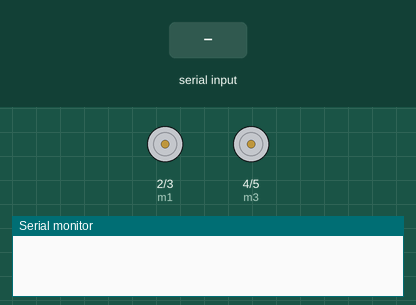
Simulated run of this sketch. Board: Arduino Uno, built with avr-gcc and run on an emulated ATmega328P. Parts: motor-driver pin pairs drawn as motors (green arrow = first pin HIGH = forward, orange = second pin HIGH = backward, longer = more drive), the last lines printed to the serial monitor. The inputs (shaded band) are chosen by the test bench.

Above: at 1.2 s.
1.3 s: "F" received over the second serial link
At 1.8 s:
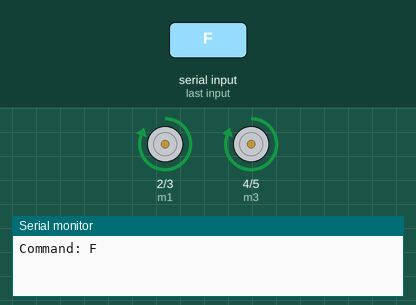
2.8 s: "B" received over the second serial link
At 4.0 s:
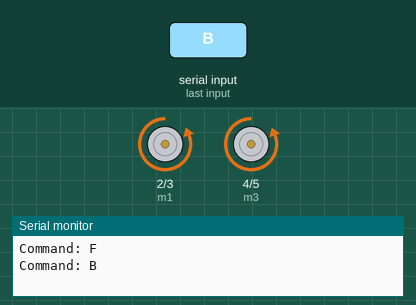
4.3 s: "L" received over the second serial link
At 5.3 s:
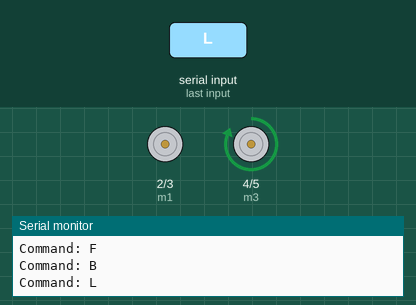
5.8 s: "R" received over the second serial link
At 6.4 s:
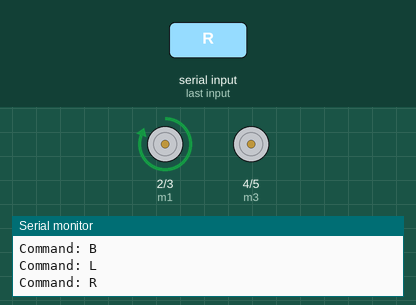
Timing chart, 0 to 8.3 s (numbered marks = the images above; inputs shaded):
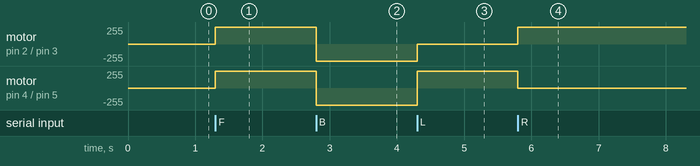

The sketch:

bluetooth_controlled_car.ino
```cpp
#include <SoftwareSerial.h>

// Motor 1 pins
#define m1 2
#define m2 3

// Motor 2 pins
#define m3 4
#define m4 5

// HC-05 Bluetooth
#define BT_RX 10
#define BT_TX 11

SoftwareSerial bluetooth(BT_RX, BT_TX);

char command;

void setup()
{
    pinMode(m1, OUTPUT);
    pinMode(m2, OUTPUT);
    pinMode(m3, OUTPUT);
    pinMode(m4, OUTPUT);

    bluetooth.begin(9600);
    Serial.begin(9600);

    stopCar();
}

void loop()
{
    if (bluetooth.available())
    {
        command = bluetooth.read();

        Serial.print("Command: ");
        Serial.println(command);

        if (command == 'F')
        {
            forward();
        }
        else if (command == 'B')
        {
            backward();
        }
        else if (command == 'L')
        {
            left();
        }
        else if (command == 'R')
        {
            right();
        }
        else if (command == 'S')
        {
            stopCar();
        }
    }
}

void forward()
{
    digitalWrite(m1, HIGH);
    digitalWrite(m2, LOW);

    digitalWrite(m3, HIGH);
    digitalWrite(m4, LOW);
}

void backward()
{
    digitalWrite(m1, LOW);
    digitalWrite(m2, HIGH);

    digitalWrite(m3, LOW);
    digitalWrite(m4, HIGH);
}

void left()
{
    digitalWrite(m1, LOW);
    digitalWrite(m2, LOW);

    digitalWrite(m3, HIGH);
    digitalWrite(m4, LOW);
}

void right()
{
    digitalWrite(m1, HIGH);
    digitalWrite(m2, LOW);

    digitalWrite(m3, LOW);
    digitalWrite(m4, LOW);
}

void stopCar()
{
    digitalWrite(m1, LOW);
    digitalWrite(m2, LOW);

    digitalWrite(m3, LOW);
    digitalWrite(m4, LOW);
}
```

Measured:
- after the input at 1.3 s, motor on pin 2 (m1) / pin 3 (m2), motor on pin 4 (m3) / pin 5 (m4): stopped → forward 255/255 at once
- after the input at 2.8 s, motor on pin 2 (m1) / pin 3 (m2), motor on pin 4 (m3) / pin 5 (m4): forward 255/255 → backward 255/255 at once
- after the input at 4.3 s, motor on pin 2 (m1) / pin 3 (m2): backward 255/255 → stopped at once; motor on pin 4 (m3) / pin 5 (m4): backward 255/255 → forward 255/255 at once
- after the input at 5.8 s, motor on pin 2 (m1) / pin 3 (m2): stopped → forward 255/255 at once; motor on pin 4 (m3) / pin 5 (m4): forward 255/255 → stopped at once
